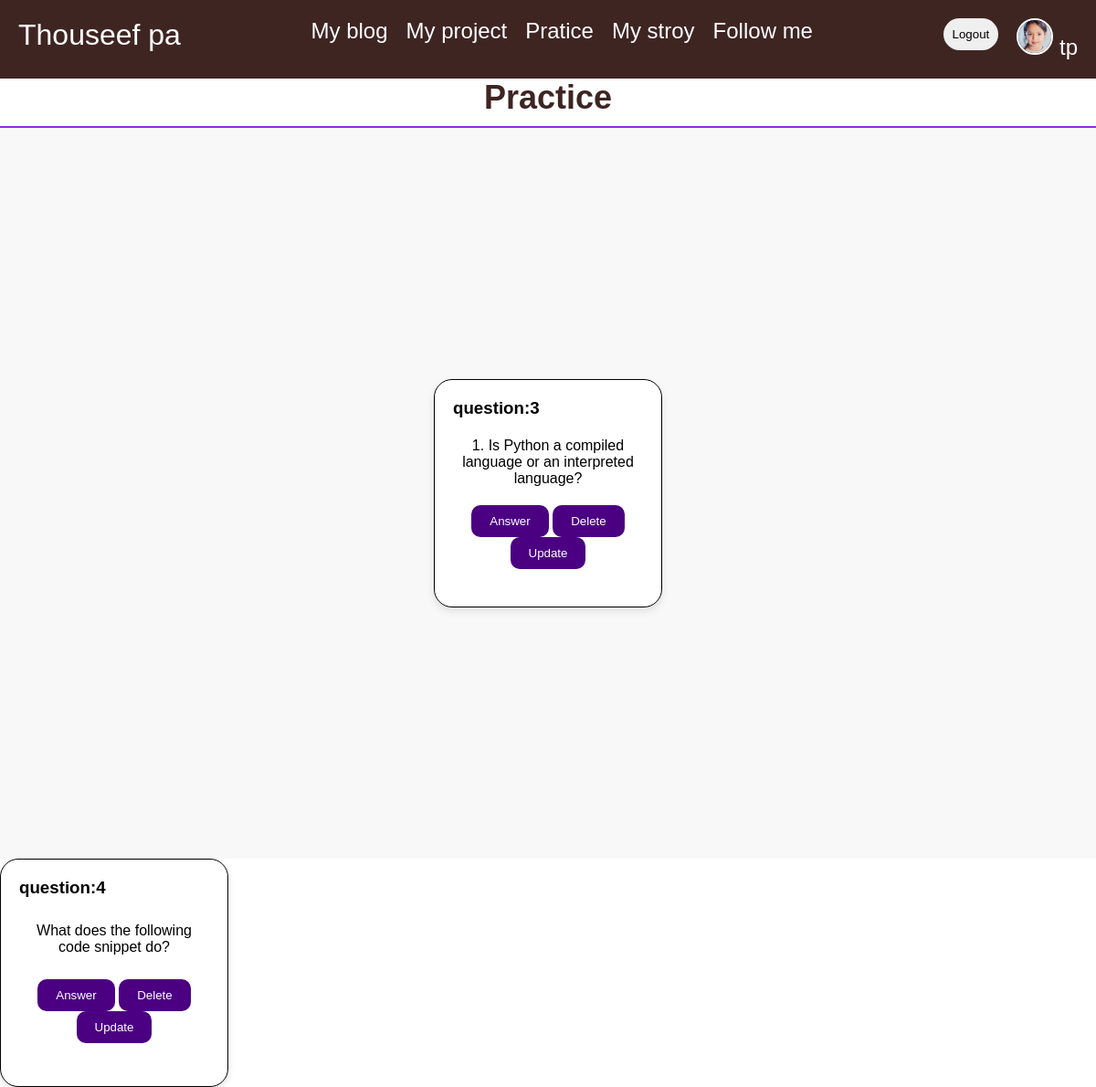
Page /pratice (signed in) on the committed database.
### app/models.py (models this page shows, shortened)
class praticeModel(models.Model):
    question=models.CharField(max_length=100)
    answer=models.CharField(max_length=100)

### app/views.py (the view)
# urls.py: path('pratice',views.pratice,name='pratice'),
def pratice(request):
    ps = praticeModel.objects.all()
    return render(request, 'pratice.html', {'ps': ps})

### app/templates/pratice.html (shortened to what this page needs)
{% extends 'base.html' %}
{% load static %}
{% block content %}
<header class="heading">
    <h1>Practice</h1>
</header>
<div class="practice-card">
    {% for p in ps %}
    <div class="box">
        <h3>question:{{ p.id }}</h3>
        <p>{{ p.question }}</p>
        <div class="btn-practice">
            <a href="{% url 'answer' p.id %}">
                <button type="button">Answer</button>
            </a>
            {% if user.is_superuser %}
            <a href="{% url 'deletepratice' p.id %}">
                <button type="button">Delete</button>
            </a>
            <a href="{% url 'updatepratice' p.id %}">
                <button type="button">Update</button>
            </a>
            {% endif %}
        </div>
    </div>
</div>
{% endfor %}
{% endblock %}

### app/templates/nav.html (shortened to what this page needs)
{% load static %}
<header>
    <nav>
        <div class="logo">
            <a href="{% url 'index' %}">
            Thouseef pa
            </a>
        </div>
        <div class="menu">
            <ul>
                <li><a href="{% url 'myblog' %}">My blog</a></li>
                <li><a href="">My project</a></li>
                <li><a href="{% url 'pratice' %}">Pratice</a></li>
                <li><a href="">My stroy</a></li>
                <li><a href="socialmdeia.html">Follow me</a></li>
            </ul>
        </div>
        <div class="auth">
            <div class="btn">
                {% if user.is_authenticated %}
                <a href="{% url 'logout' %}">
                    <button type="submit">Logout</button>
                </a>
                {% endif %}
            </div>
            <div class="profile">
                <a href="{% url 'dashboard' %}">
                    {% if user.is_authenticated %}
                    <img src="{% static 'img/girl-1871104_1280 (1).jpg' %}"" alt="pro">
                    {{ user.username }}
                    {% endif %}
                </a>
            </div>
        </div>
    </nav>
</header>

### app/static/style.css (style rules this page uses)
* { margin:0; padding: 0; box-sizing: border-box; }
body { background: #fff; width: 100%; height: 100vh; text-decoration: none; }
header { font-size: 24px; }
nav { display: flex; justify-content: space-between; background: #3e2522; padding: 10px; cursor: pointer; }
.logo { font-size: 32px; padding: 10px; transition: 0.2s; color: #fff2df; }
nav ul { display: flex; justify-content: space-between; }
nav li { list-style: none; padding: 10px; }
nav a { text-decoration: none; color: #fff; transition: 0.2s; }
.auth { display: flex; }
.btn button { margin: 10px; max-width: 100px; padding: 10px; border-radius: 20px; outline: none; border: none; }
.profile { padding: 10px; }
.profile img { width: 40px; height: 40px; object-fit: cover; border-radius: 50%; border: 2px solid #fff; }
* { margin: 0; padding: 0; box-sizing: border-box; }
body { background: #fff; width: 100%; min-height: 100vh; font-family: sans-serif; }
.heading h1 { font-size: 36px; color: #3e2522; border-bottom: 2px solid blueviolet; padding-bottom: 10px; text-align: center; font-weight: 600; }
.practice-card { display: flex; justify-content: center; align-items: center; flex-wrap: wrap; width: 100%; min-height: 100vh; gap: 20px; padding: 20px; background-color: #f8f8f8; }
.box { width: 250px; height: 250px; border: 1px solid black; border-radius: 20px; text-align: center; padding: 20px; background-color: #fff; box-shadow: 0 4px 8px rgba(0, 0, 0, 0.1); display: flex; flex-wrap: wrap; justify-content: space-between; }
.btn-practice button { padding: 10px 20px; background: indigo; color: white; border: none; border-radius: 10px; cursor: pointer; transition: background 0.3s ease; }
.btn-practice a { text-decoration: none; color: #fff; }

### rows in the picture
praticeModel: id "3", question "1. Is Python a compiled language or an interpreted language?"
praticeModel: id "4", question "What does the following code snippet do?"

### other values in the picture
{{ user.username }} "tp"
